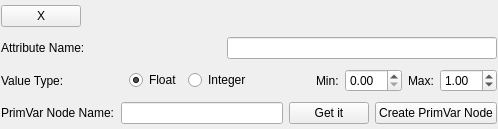
<?xml version="1.0" encoding="UTF-8"?>
<ui version="4.0">
 <class>Form</class>
 <widget class="QWidget" name="Form">
  <property name="geometry">
   <rect>
    <x>0</x>
    <y>0</y>
    <width>498</width>
    <height>129</height>
   </rect>
  </property>
  <property name="maximumSize">
   <size>
    <width>16777215</width>
    <height>130</height>
   </size>
  </property>
  <property name="windowTitle">
   <string>Form</string>
  </property>
  <layout class="QVBoxLayout" name="mainLayout">
   <property name="margin">
    <number>1</number>
   </property>
   <item>
    <widget class="QPushButton" name="delete_this">
     <property name="sizePolicy">
      <sizepolicy hsizetype="Maximum" vsizetype="Fixed">
       <horstretch>20</horstretch>
       <verstretch>20</verstretch>
      </sizepolicy>
     </property>
     <property name="minimumSize">
      <size>
       <width>20</width>
       <height>20</height>
      </size>
     </property>
     <property name="text">
      <string>X</string>
     </property>
    </widget>
   </item>
   <item>
    <layout class="QHBoxLayout" name="horizontalLayout">
     <item>
      <widget class="QLabel" name="label">
       <property name="text">
        <string>Attribute Name:</string>
       </property>
      </widget>
     </item>
     <item>
      <widget class="QLineEdit" name="attr_name">
       <property name="maximumSize">
        <size>
         <width>270</width>
         <height>16777215</height>
        </size>
       </property>
      </widget>
     </item>
    </layout>
   </item>
   <item>
    <layout class="QHBoxLayout" name="horizontalLayout_3">
     <item>
      <widget class="QLabel" name="label_2">
       <property name="text">
        <string>Value Type:</string>
       </property>
      </widget>
     </item>
     <item>
      <spacer name="horizontalSpacer_2">
       <property name="orientation">
        <enum>Qt::Horizontal</enum>
       </property>
       <property name="sizeHint" stdset="0">
        <size>
         <width>40</width>
         <height>20</height>
        </size>
       </property>
      </spacer>
     </item>
     <item>
      <widget class="QRadioButton" name="type_float">
       <property name="text">
        <string>Float</string>
       </property>
       <property name="checked">
        <bool>true</bool>
       </property>
      </widget>
     </item>
     <item>
      <widget class="QRadioButton" name="type_int">
       <property name="text">
        <string>Integer</string>
       </property>
      </widget>
     </item>
     <item>
      <spacer name="horizontalSpacer">
       <property name="orientation">
        <enum>Qt::Horizontal</enum>
       </property>
       <property name="sizeHint" stdset="0">
        <size>
         <width>40</width>
         <height>20</height>
        </size>
       </property>
      </spacer>
     </item>
     <item>
      <widget class="QLabel" name="label_3">
       <property name="text">
        <string>Min:</string>
       </property>
      </widget>
     </item>
     <item>
      <widget class="QDoubleSpinBox" name="min_value">
       <property name="singleStep">
        <double>0.100000000000000</double>
       </property>
      </widget>
     </item>
     <item>
      <widget class="QLabel" name="label_4">
       <property name="text">
        <string>Max:</string>
       </property>
      </widget>
     </item>
     <item>
      <widget class="QDoubleSpinBox" name="max_value">
       <property name="singleStep">
        <double>0.100000000000000</double>
       </property>
       <property name="value">
        <double>1.000000000000000</double>
       </property>
      </widget>
     </item>
    </layout>
   </item>
   <item>
    <layout class="QHBoxLayout" name="horizontalLayout_2">
     <item>
      <widget class="QLabel" name="label_5">
       <property name="text">
        <string>PrimVar Node Name:</string>
       </property>
      </widget>
     </item>
     <item>
      <widget class="QLineEdit" name="primvar_node_name">
       <property name="minimumSize">
        <size>
         <width>110</width>
         <height>0</height>
        </size>
       </property>
      </widget>
     </item>
     <item>
      <widget class="QPushButton" name="get_node_name">
       <property name="text">
        <string>Get it</string>
       </property>
      </widget>
     </item>
     <item>
      <widget class="QPushButton" name="create_node">
       <property name="text">
        <string>Create PrimVar Node</string>
       </property>
      </widget>
     </item>
    </layout>
   </item>
  </layout>
 </widget>
 <resources/>
 <connections/>
</ui>
